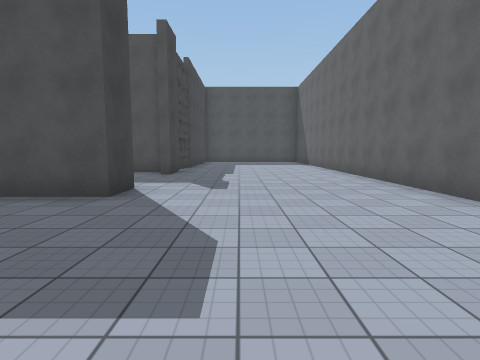
[1] (above)

23 first-person views from a walk through a 3-D level made in the Unity game engine. The camera is 1.4 m above the floor, tilts 6° down and sees 80° across. The floor is counted in squares, 2 m on a side. Each view is taken from the middle of a square. On the plan, view 1 faces up. The plan holds only what a view shows up to about 10 squares ahead; the rest is blank. The place goes on beyond the plan. The player is left out. Surface patterns are stand-ins for the level's own textures.

[2]
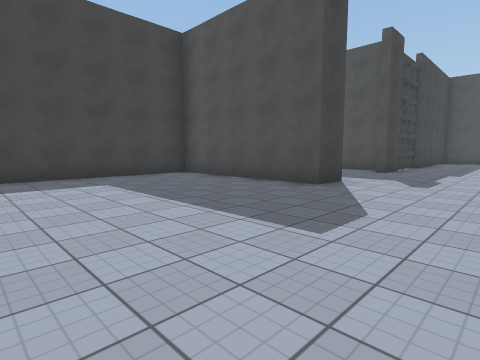

[3]
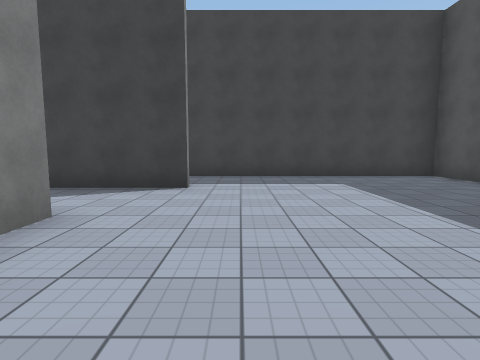

[4]
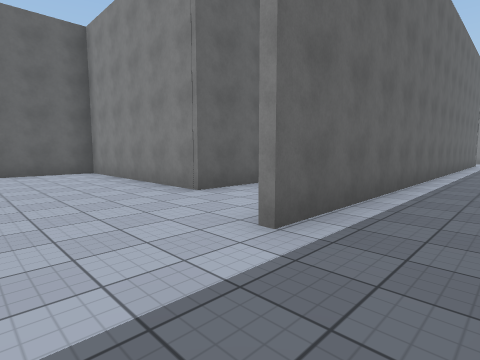

[5]
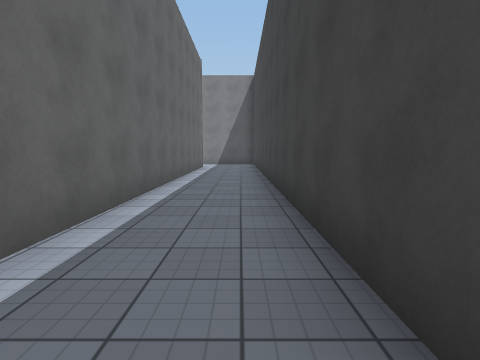

[6]
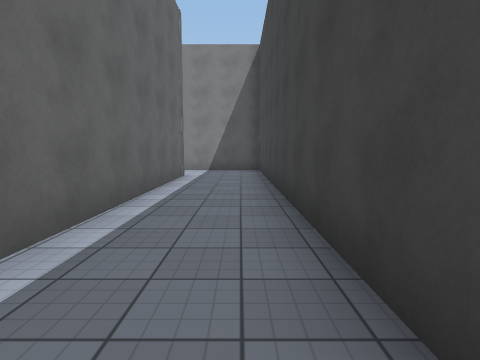

[7]
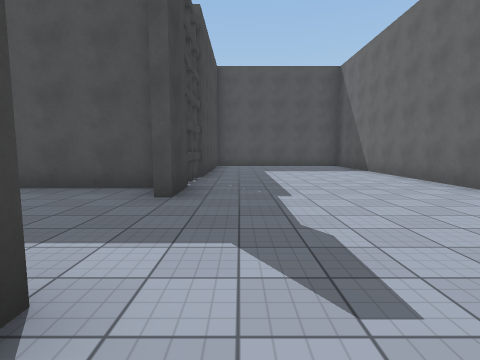

[8]
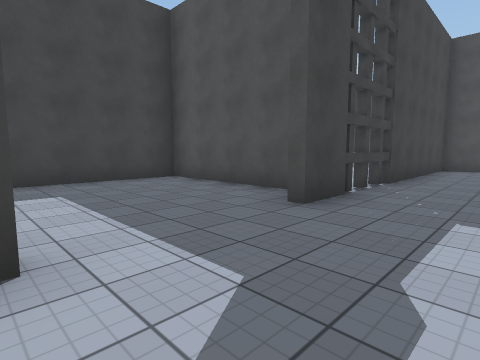

[9]
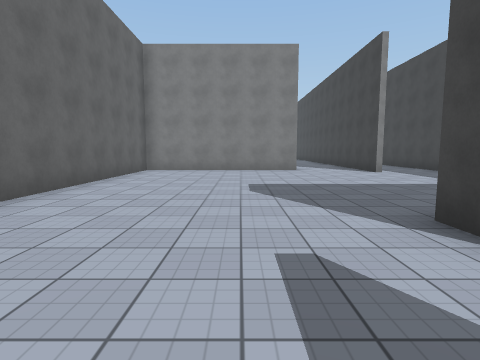

[10]
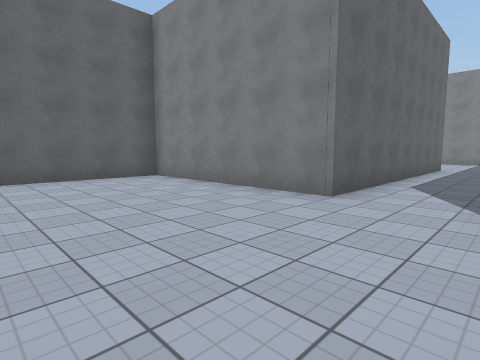

[11]
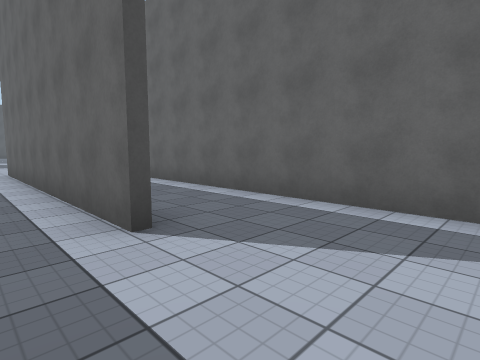

[12]
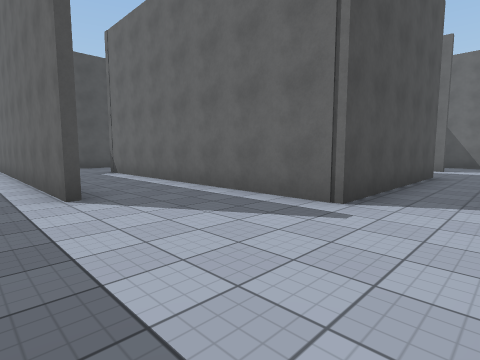

[13]
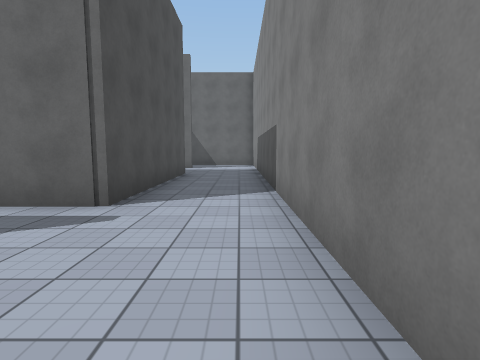

[14]
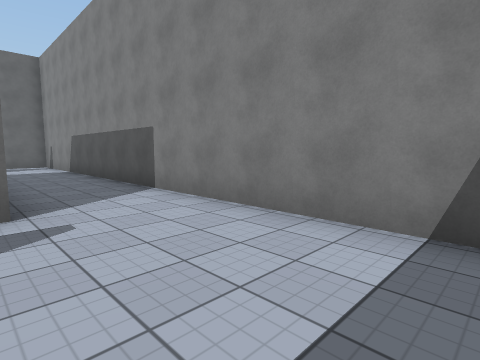

[15]
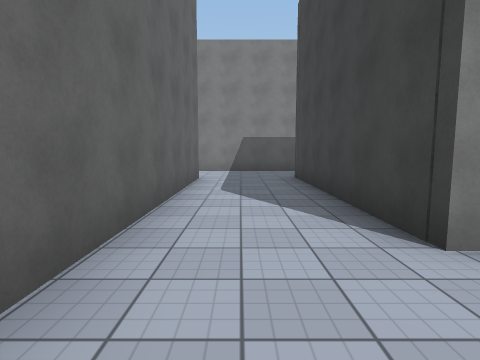

[16]
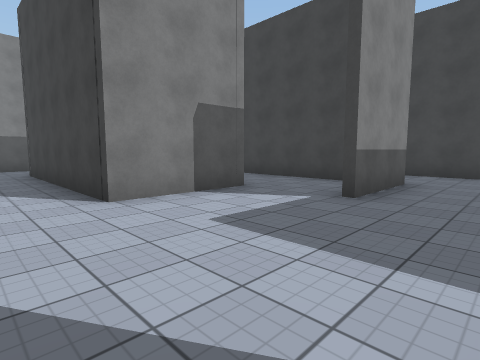

[17]
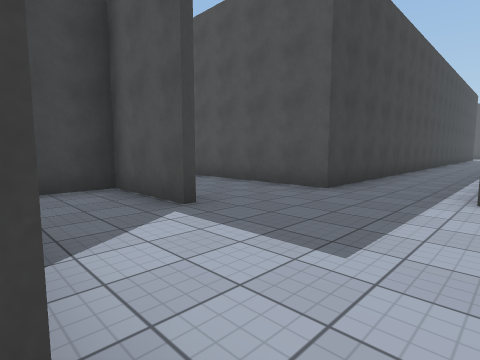

[18]
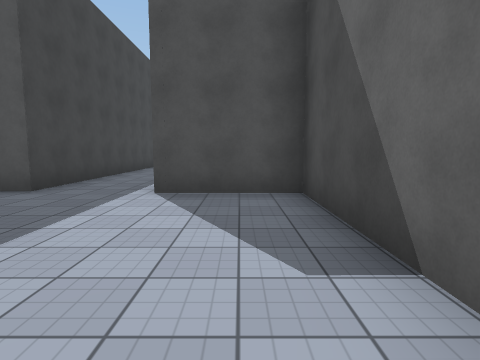

[19]
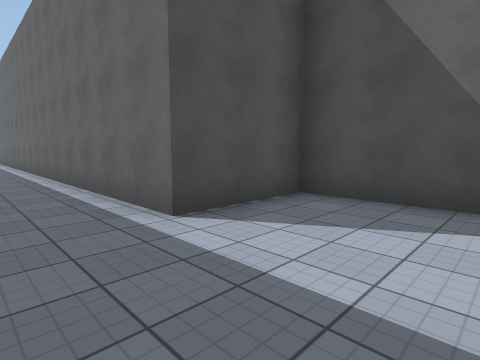

[20]
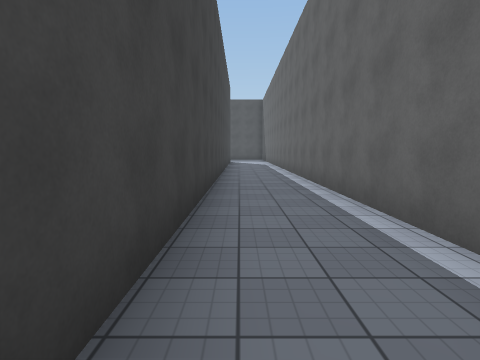

[21]
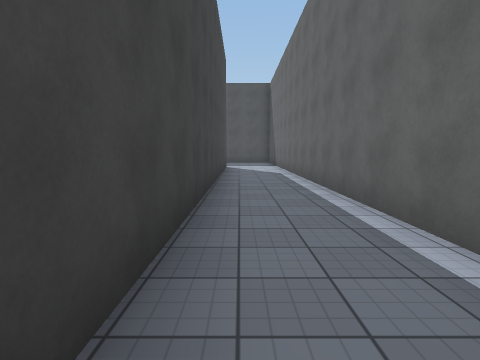

[22]
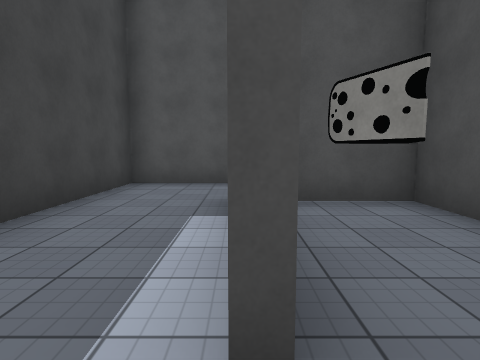

[23]
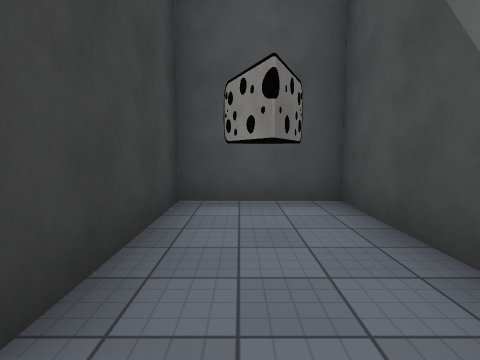

### Floor plan
Points are (right, up) in squares from view 1. A wall is a line through its corners. A room is listed if a view was taken in it or the views show most of it. See-through windows are left out.
Room 1 (views 1, 2, 3, 4, 5, 6, 7, 8, 9, 10)
walls: (-1.9, 5.2) (-1.9, 4.2) (-6.7, 4.2) (-6.7, -3.1); (-2, -3) (3.3, -3) (3.3, 14.1); (-2.5, 9.2) (-6.7, 9.2) (-6.7, 5.6); (-6.7, -4.6) (-6.7, -18) (-4, -18); (-1.9, 14.5) (-1.9, 8.1); (-4.5, -15.9) (-4.5, -1.9)
ways out: opening at (-3, -3) to room 2; opening at (-4, -17)
Room 2 (views 11, 12, 13, 14)
walls: (-2, -10.7) (-2, -3); (-2.9, -15.6) (7.6, -15.6); (5.6, -7.9) (5.6, -13.4) (0.5, -13.4) (0.5, -5.7) (3, -5.7); (-1.9, -4.8) (-1.9, -6.4); (2.4, -3.2) (-0.6, -3.2); (8, -13.2) (8, -8.5); (-4.3, -1.9) (-4.3, -4.6)
ways out: opening at (-3, -3) to room 1; opening at (1.5, -4.5) to room 3; opening at (7, -9) to room 3; opening at (8, -14.5)
Room 3 (views 15, 16, 17, 18, 19, 20, 21)
walls: (2.9, -7.9) (5.6, -7.9); (8, -8.5) (8, -3.4) (5.6, -3.4) (5.6, 14.5); (3.4, 14.5) (3.4, -3.2) (2.4, -3.2)
ways out: opening at (1.5, -4.5) to room 2; opening at (7, -9) to room 2; opening at (2, -7) to room 5
Room 4 (views 22, 23)
walls: (5.4, -10.4) (5.4, -8.1) (3.2, -8.1) (3.2, -11.1)
ways out: opening at (3, -12) to room 5
objects: cheese (4, -10)
Room 5 (no view inside)
walls: (3, -5.9) (0.7, -5.9) (0.7, -10.1)
ways out: opening at (2, -7) to room 3; opening at (3, -12) to room 4

Where each view was taken, in squares from view 1:
view 1: 0 up, 0 right, facing up
view 2: 1 down, 1 right, facing up-left
view 3: 1 down, 1 right, facing left
view 4: 0 up, 6 left, facing down-right
view 5: 4 down, 6 left, facing down
view 6: 8 down, 6 left, facing down
view 7: 4 up, 1 left, facing up
view 8: 5 up, 0 right, facing up-left
view 9: 7 up, 0 right, facing down
view 10: 1 up, 4 left, facing down-right
view 11: 13 down, 3 left, facing up-right
view 12: 15 down, 3 left, facing up-right
view 13: 15 down, 3 left, facing right
view 14: 13 down, 3 left, facing down-right
view 15: 6 down, 7 right, facing down
view 16: 4 down, 7 right, facing down-left
view 17: 8 down, 6 right, facing up-left
view 18: 8 down, 7 right, facing up
view 19: 6 down, 4 right, facing up-right
view 20: 0 up, 4 right, facing up
view 21: 5 up, 4 right, facing up
view 22: 12 down, 3 right, facing up
view 23: 12 down, 4 right, facing up
